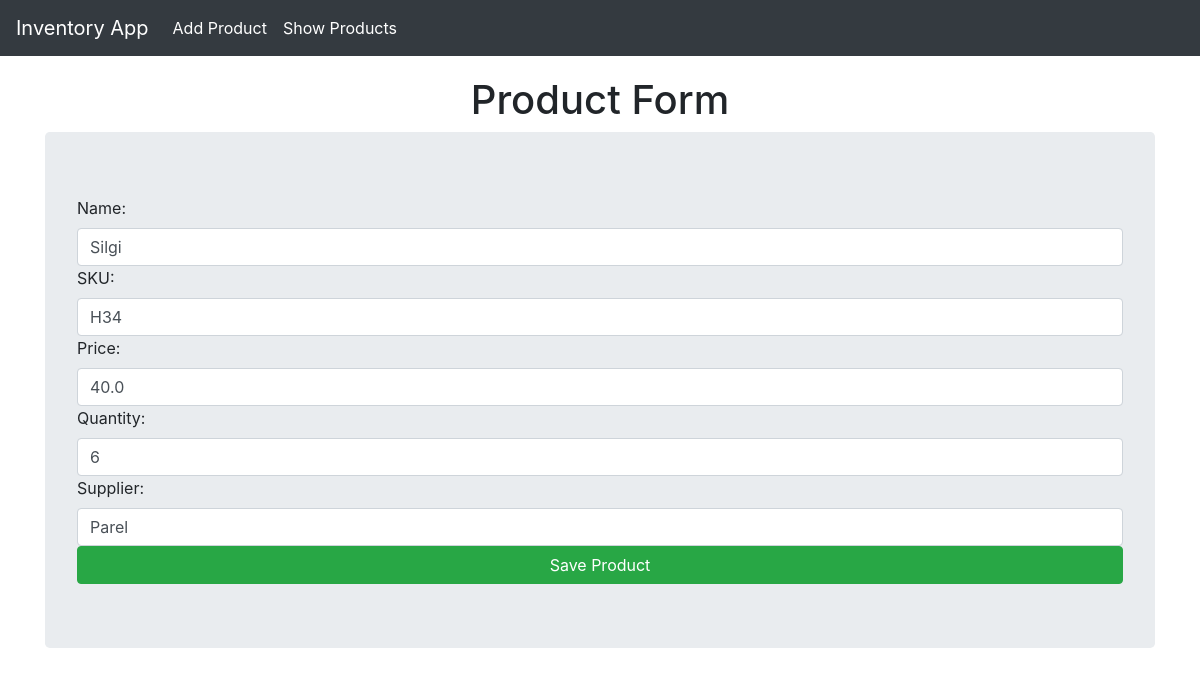
Screenshot of /update/11/ with the database file from the repository.
### invApp/models.py (models this page shows, shortened)
class Product(models.Model):
    product_id = models.AutoField(primary_key=True)
    name = models.CharField(max_length=100)
    sku = models.CharField(max_length=50, unique=True)
    price = models.FloatField()
    quantity = models.IntegerField()
    supplier = models.CharField(max_length=100)

### invApp/views.py (the view)
# urls.py: path("update/<int:product_id>/", views.product_update_view, name="product_update"),
def product_update_view(request, product_id):
    product = Product.objects.get(product_id=product_id)
    form = ProductForm(instance=product)
    if request.method == "POST":
        form = ProductForm(request.POST, instance=product)
        if form.is_valid():
            form.save()
            return redirect("product_list")
    return render(request, "invApp/product_form.html", {"form": form})

### invApp/forms.py
class ProductForm(forms.ModelForm):
    class Meta:
        model = Product
        fields = "__all__"
        labels = {
            "product_id": "Product ID",
            "name": "Name",
            "sku": "SKU",
            "price": "Price",
            "quantity": "Quantity",
            "supplier": "Supplier",
        }
        widgets = {
            "product_id": forms.NumberInput(
                attrs={"placeholder": "e.g. 1", "class": "form-control"}
            ),
            "name": forms.TextInput(
                attrs={"placeholder": "e.g. shirt", "class": "form-control"}
            ),
            "sku": forms.TextInput(
                attrs={"placeholder": "e.g. S12345", "class": "form-control"}
            ),
            "price": forms.NumberInput(
                attrs={"placeholder": "e.g. 10.99", "class": "form-control"}
            ),
            "quantity": forms.NumberInput(
                attrs={"placeholder": "e.g. 1", "class": "form-control"}
            ),
            "supplier": forms.TextInput(
                attrs={"placeholder": "e.g. ABC Corp", "class": "form-control"}
            ),
        }

### invApp/templates/invApp/product_form.html (shortened to what this page needs)
{% extends "invApp/layout.html" %}
{% block content %}
    <h1 class="text-center">Product Form</h1>
    <form method="post" class="jumbotron">
        {{ form }}
        <button class="btn btn-success btn-block" type="submit">Save Product</button>
    </form>
{% endblock content %}

### invApp/templates/invApp/layout.html (style rules this page uses)
body { padding-top: 56px; }

### rows the page displays
Product: name "Silgi", sku "H34", price "40.0", quantity "6", supplier "Parel"
